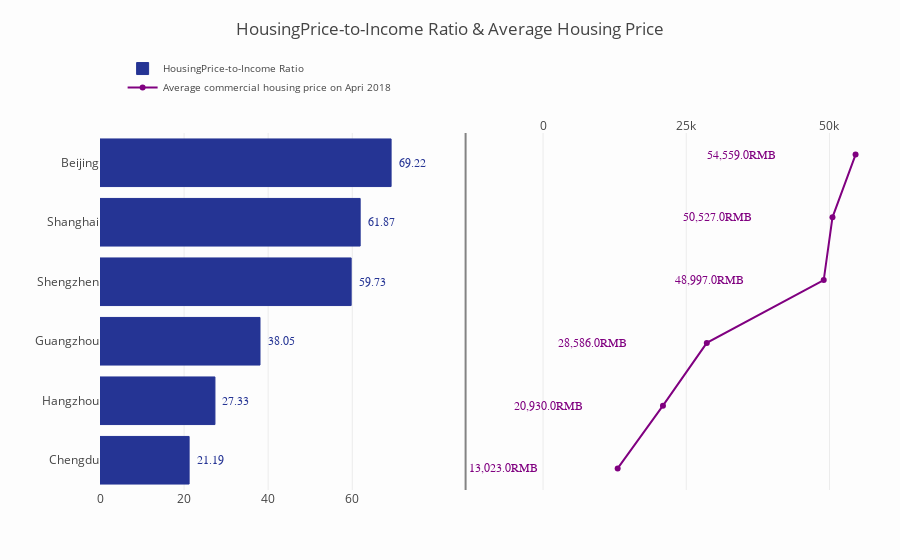

The code cell stored with this chart in its notebook:
### Code cell
from plotly import tools

import numpy as np

y_saving = [float(Chengdu_rate),float(Hangzhou_rate),float(Guangzhou_rate),float(Shenzhen_rate),
            float(Shanghai_rate), float(Beijing_rate)]
y_net_worth = [13023, 20930,28586,48997,50527, 54559]
x_saving = ['Chengdu', 'Hangzhou', 'Guangzhou', 'Shengzhen',
            'Shanghai', 'Beijing']
x_net_worth = ['Chengdu', 'Hangzhou','Guangzhou','Shengzhen',
            'Shanghai', 'Beijing']
trace0 = go.Bar(
    x=y_saving,
    y=x_saving,
    marker=dict(
        color='rgb(37, 52, 148)',
        line=dict(
            color='rgb(37, 52, 148)',
            width=1),
    ),
    name='HousingPrice-to-Income Ratio',
    orientation='h',
)
trace1 = go.Scatter(
    x=y_net_worth,
    y=x_net_worth,
    mode='lines+markers',
    line=dict(
        color='rgb(128, 0, 128)'),
    name='Average commercial housing price on Apri 2018',
)
layout = dict(
    title='HousingPrice-to-Income Ratio & Average Housing Price',
    yaxis1=dict(
        showgrid=False,
        showline=False,
        showticklabels=True,
        domain=[0, 0.85],
    ),
    yaxis2=dict(
        showgrid=False,
        showline=True,
        showticklabels=False,
        linecolor='rgba(102, 102, 102, 0.8)',
        linewidth=2,
        domain=[0, 0.85],
    ),
    xaxis1=dict(
        zeroline=False,
        showline=False,
        showticklabels=True,
        showgrid=True,
        domain=[0, 0.42],
    ),
    xaxis2=dict(
        zeroline=False,
        showline=False,
        showticklabels=True,
        showgrid=True,
        domain=[0.47, 1],
        side='top',
        dtick=25000,
    ),
    legend=dict(
        x=0.029,
        y=1.038,
        font=dict(
            size=10,
        ),
    ),
    margin=dict(
        l=100,
        r=20,
        t=70,
        b=70,
    ),
    paper_bgcolor='rgb(253, 253, 253)',
    plot_bgcolor='rgba(252, 252, 252, 0.06)',
)

annotations = []

y_s = np.round(y_saving, decimals=2)
y_nw = np.rint(y_net_worth)


for ydn, yd, xd in zip(y_nw, y_s, x_saving):
  
    annotations.append(dict(xref='x2', yref='y2',
                            y=xd, x=ydn - 20000,
                            text='{:,}'.format(ydn) + 'RMB',
                            font=dict(family='Arial', size=12,
                                      color='rgb(128, 0, 128)'),
                            showarrow=False))
    
    annotations.append(dict(xref='x1', yref='y1',
                            y=xd, x=yd + 5,
                            text=str(yd),
                            font=dict(family='Arial', size=12,
                                      color='rgb(37, 52, 148)'),
                            showarrow=False))

layout['annotations'] = annotations


fig = tools.make_subplots(rows=1, cols=2, specs=[[{}, {}]], shared_xaxes=True,
                          shared_yaxes=False, vertical_spacing=0.001)

fig.append_trace(trace0, 1, 1)
fig.append_trace(trace1, 1, 2)

fig['layout'].update(layout)
iplot(fig, filename='oecd-networth-saving-bar-line')

### Figure 1 — Plotly figure (JSON) as saved in the notebook; plotly's stock layout.template omitted (floating-point values rounded to 4 significant figures)
{"data": [{"marker": {"color": "rgb(37, 52, 148)", "line": {"color": "rgb(37, 52, 148)", "width": 1}}, "name": "HousingPrice-to-Income Ratio", "orientation": "h", "type": "bar", "x": [21.19, 27.33, 38.05, 59.73, 61.87, 69.22], "xaxis": "x1", "y": ["Chengdu", "Hangzhou", "Guangzhou", "Shengzhen", "Shanghai", "Beijing"], "yaxis": "y1"}, {"line": {"color": "rgb(128, 0, 128)"}, "mode": "lines+markers", "name": "Average commercial housing price on Apri 2018", "type": "scatter", "x": [13023, 20930, 28586, 48997, 50527, 54559], "xaxis": "x2", "y": ["Chengdu", "Hangzhou", "Guangzhou", "Shengzhen", "Shanghai", "Beijing"], "yaxis": "y2"}], "layout": {"annotations": [{"font": {"color": "rgb(128, 0, 128)", "family": "Arial", "size": 12}, "showarrow": false, "text": "13,023.0RMB", "x": -6977, "xref": "x2", "y": "Chengdu", "yref": "y2"}, {"font": {"color": "rgb(37, 52, 148)", "family": "Arial", "size": 12}, "showarrow": false, "text": "21.19", "x": 26.19, "xref": "x1", "y": "Chengdu", "yref": "y1"}, {"font": {"color": "rgb(128, 0, 128)", "family": "Arial", "size": 12}, "showarrow": false, "text": "20,930.0RMB", "x": 930, "xref": "x2", "y": "Hangzhou", "yref": "y2"}, {"font": {"color": "rgb(37, 52, 148)", "family": "Arial", "size": 12}, "showarrow": false, "text": "27.33", "x": 32.33, "xref": "x1", "y": "Hangzhou", "yref": "y1"}, {"font": {"color": "rgb(128, 0, 128)", "family": "Arial", "size": 12}, "showarrow": false, "text": "28,586.0RMB", "x": 8586, "xref": "x2", "y": "Guangzhou", "yref": "y2"}, {"font": {"color": "rgb(37, 52, 148)", "family": "Arial", "size": 12}, "showarrow": false, "text": "38.05", "x": 43.05, "xref": "x1", "y": "Guangzhou", "yref": "y1"}, {"font": {"color": "rgb(128, 0, 128)", "family": "Arial", "size": 12}, "showarrow": false, "text": "48,997.0RMB", "x": 28997, "xref": "x2", "y": "Shengzhen", "yref": "y2"}, {"font": {"color": "rgb(37, 52, 148)", "family": "Arial", "size": 12}, "showarrow": false, "text": "59.73", "x": 64.73, "xref": "x1", "y": "Shengzhen", "yref": "y1"}, {"font": {"color": "rgb(128, 0, 128)", "family": "Arial", "size": 12}, "showarrow": false, "text": "50,527.0RMB", "x": 30527, "xref": "x2", "y": "Shanghai", "yref": "y2"}, {"font": {"color": "rgb(37, 52, 148)", "family": "Arial", "size": 12}, "showarrow": false, "text": "61.87", "x": 66.87, "xref": "x1", "y": "Shanghai", "yref": "y1"}, {"font": {"color": "rgb(128, 0, 128)", "family": "Arial", "size": 12}, "showarrow": false, "text": "54,559.0RMB", "x": 34559, "xref": "x2", "y": "Beijing", "yref": "y2"}, {"font": {"color": "rgb(37, 52, 148)", "family": "Arial", "size": 12}, "showarrow": false, "text": "69.22", "x": 74.22, "xref": "x1", "y": "Beijing", "yref": "y1"}], "legend": {"font": {"size": 10}, "x": 0.029, "y": 1.038}, "margin": {"b": 70, "l": 100, "r": 20, "t": 70}, "paper_bgcolor": "rgb(253, 253, 253)", "plot_bgcolor": "rgba(252, 252, 252, 0.06)", "title": "HousingPrice-to-Income Ratio & Average Housing Price", "xaxis1": {"anchor": "y1", "domain": [0, 0.42], "showgrid": true, "showline": false, "showticklabels": true, "zeroline": false}, "xaxis2": {"anchor": "y2", "domain": [0.47, 1], "dtick": 25000, "showgrid": true, "showline": false, "showticklabels": true, "side": "top", "zeroline": false}, "yaxis1": {"anchor": "x1", "domain": [0, 0.85], "showgrid": false, "showline": false, "showticklabels": true}, "yaxis2": {"anchor": "x2", "domain": [0, 0.85], "linecolor": "rgba(102, 102, 102, 0.8)", "linewidth": 2, "showgrid": false, "showline": true, "showticklabels": false}}}
